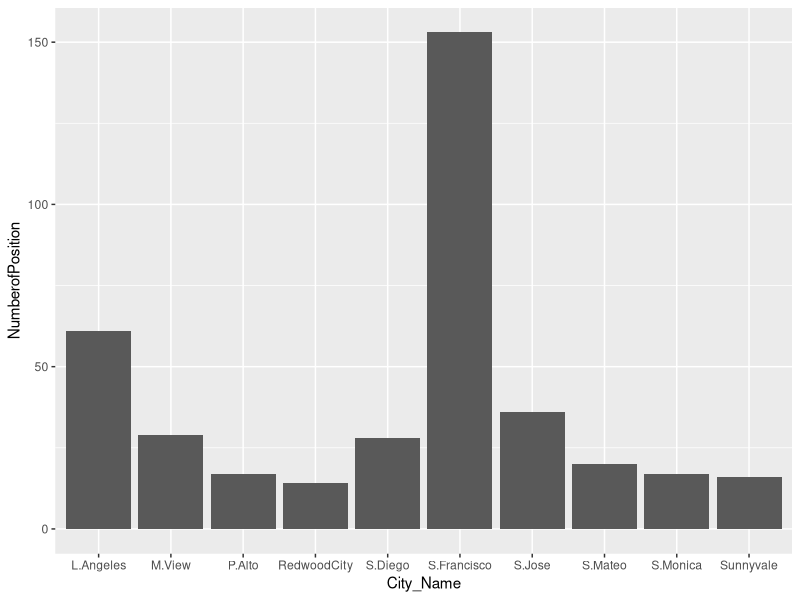
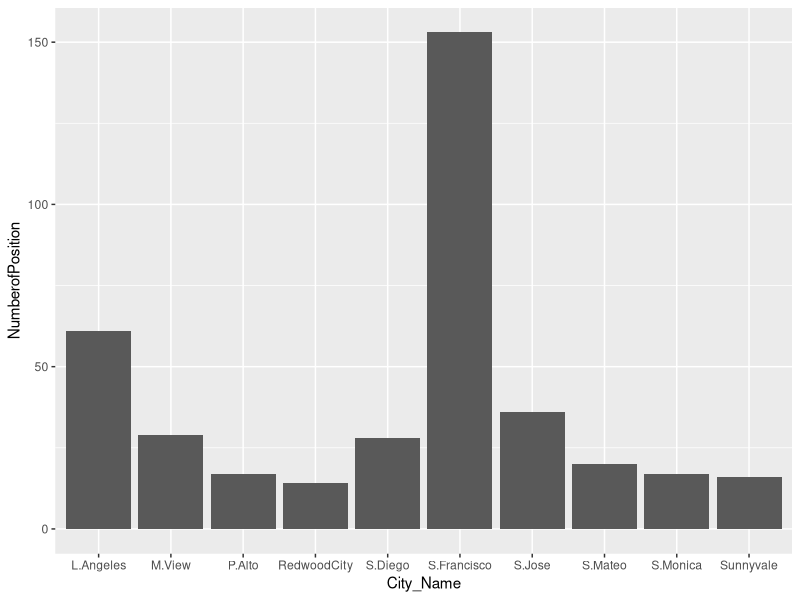
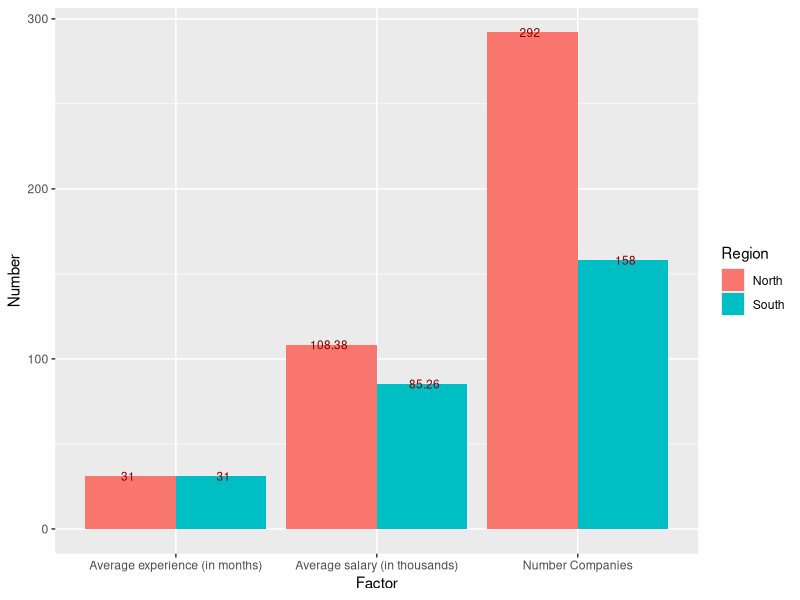
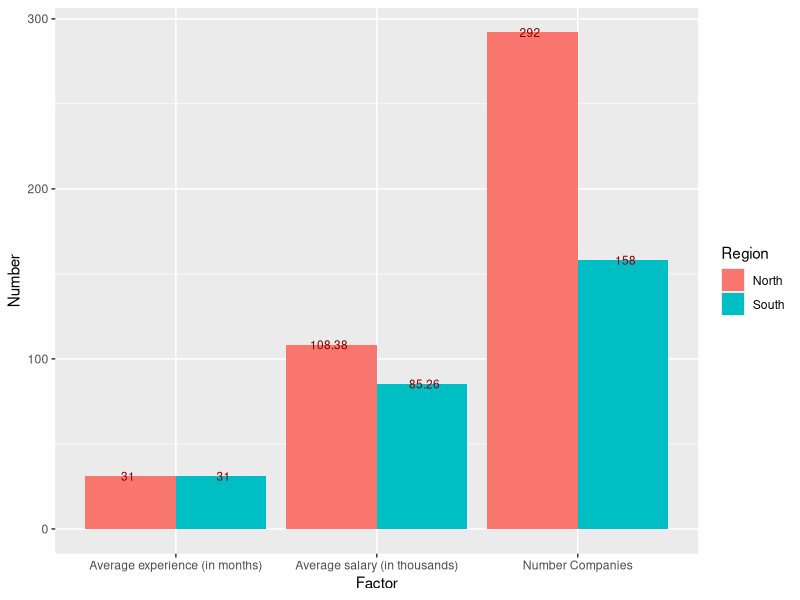
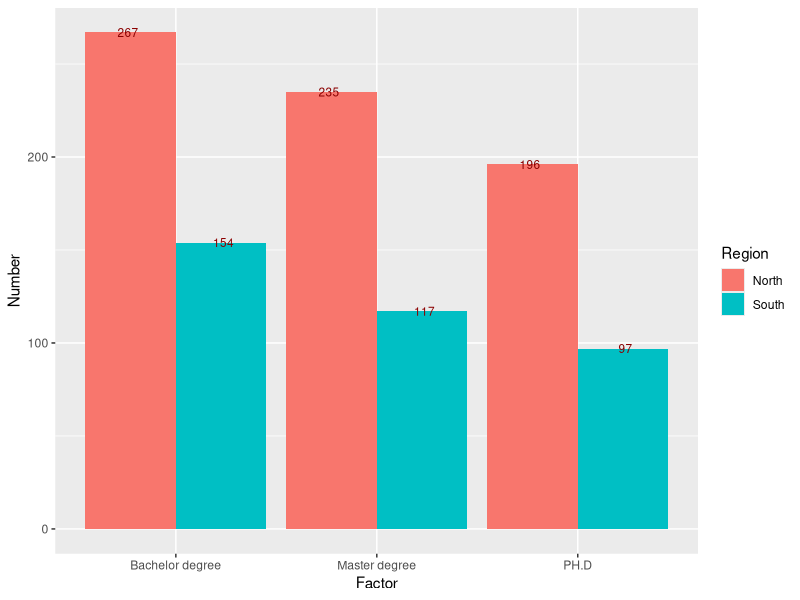
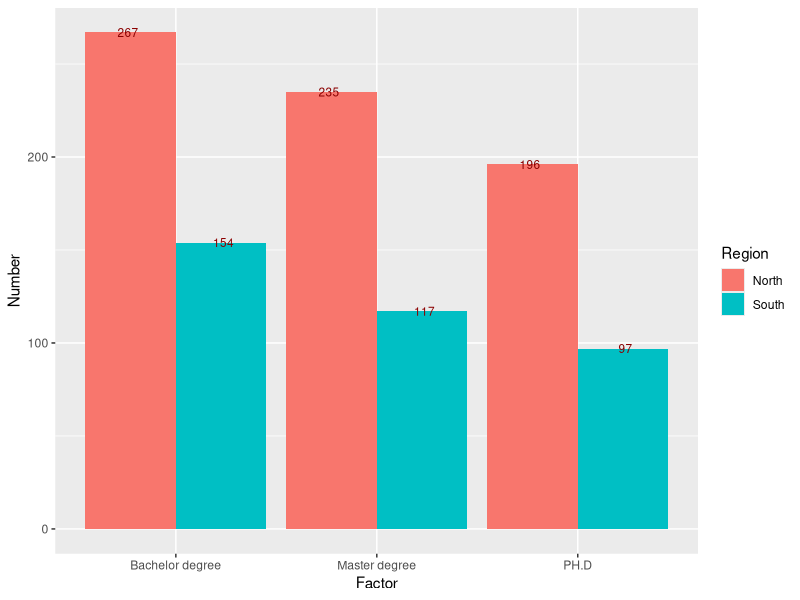
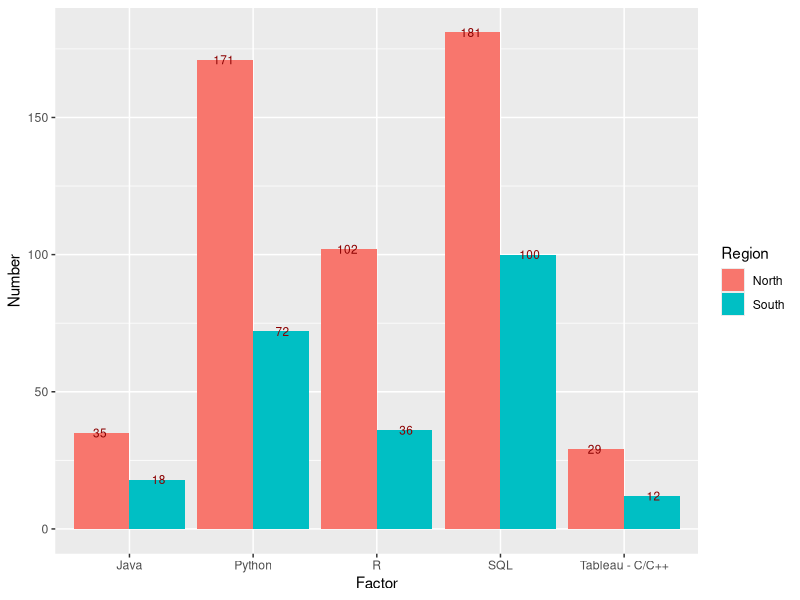
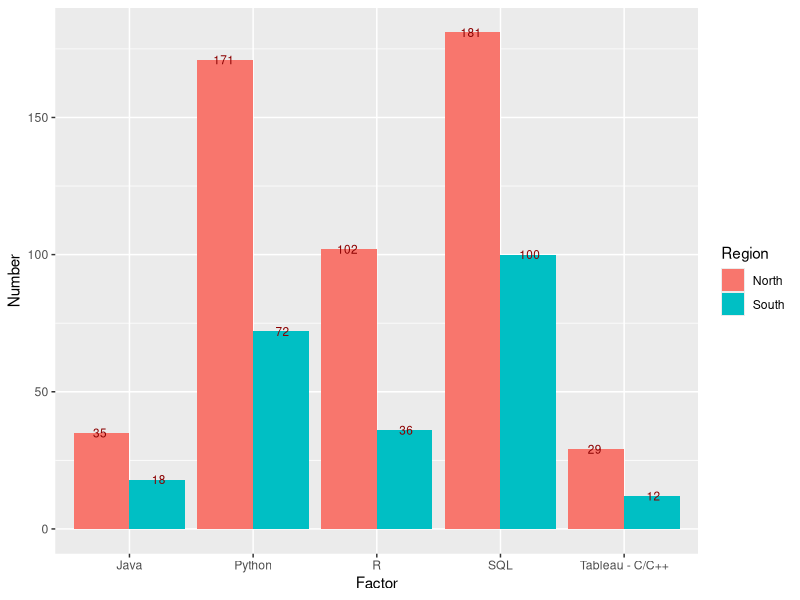

These charts were generated, in order, by the following R code:
## ---- chunk 1
pkg_list = c("ggplot2", "plyr", "stringr")
mia_pkgs = pkg_list[!(pkg_list %in% installed.packages()[,"Package"])]
if(length(mia_pkgs) > 0) install.packages(mia_pkgs)
loaded_pkgs = lapply(pkg_list, require, character.only=TRUE)
## ---- chunk 2
jdata = read.csv("datarelatedjobs.csv")
jdata$X = NULL
names(jdata)
summary(jdata)
str(jdata)
## ---- chunk 3
jdata$Preferred_mj1 = as.character(jdata$Preferred_mj1)
jdata$Preferred_mj2 = as.character(jdata$Preferred_mj2)

for(i in 1:length(jdata$Standing)){
  if(is.na(jdata$Standing[i])){
    jdata$Standing[i] = "All levels"
  }
} 
for(i in 1:length(jdata$Preferred_mj1)){
  if(is.na(jdata$Preferred_mj1[i])){
    jdata$Preferred_mj1[i] = "Data_related"
  }  
  if(is.na(jdata$Preferred_mj2[i])){
      jdata$Preferred_mj2[i] = "Data_related"
  }
} 
count(jdata$Preferred_mj2)[order(count(jdata$Preferred_mj2)$freq, decreasing = T),]
head(jdata,10)
## ---- chunk 4
ct_City = count(jdata$City)
topCity = ct_City[order(ct_City$freq, decreasing = T),]

tCitydf = data.frame(City_Name =  c("S.Francisco" , "L.Angeles" , "S.Jose" , "M.View" , "S.Diego", "S.Mateo" , "P.Alto", "S.Monica", "Sunnyvale" , "RedwoodCity"),
                     NumberofPosition = c(topCity$freq[1:10]))

city_plot = ggplot(data = tCitydf, aes(x = City_Name, y = NumberofPosition)) + 
    geom_bar(stat = "identity", position=position_dodge()) 
jpeg('city_plot.jpg')
plot(city_plot)
city_plot
## ---- chunk 5
North_sub = jdata[which(jdata$Region == "North CA"),]
head(North_sub,5)
South_sub = jdata[which(jdata$Region == "South CA"),]
head(South_sub,5)
## ---- chunk 6
n_companies_north = rep(0, length(count(North_sub$Company)$freq))
n_companies_south = rep(0, length(count(South_sub$Company)$freq))

for(i in 1:length(count(North_sub$Company)$freq)){
  if(count(North_sub$Company)$freq[i] == 1){
    n_companies_north[i] = count(North_sub$Company)$freq[i] 
  } else{
    n_companies_north[i] = 1
  }
}

for(i in 1:length(count(South_sub$Company)$freq)){
  if(count(South_sub$Company)$freq[i] == 1){
    n_companies_south[i] = count(South_sub$Company)$freq[i] 
  } else{
    n_companies_south[i] = 1
  }
}
sum(n_companies_north)
sum(n_companies_south)
## ---- chunk 7
avg_exp_N = round(mean(North_sub$Min_exp)*12,0)
avg_exp_S = round(mean(South_sub$Min_exp)*12,0)
avg_exp_N
avg_exp_S
## ---- chunk 8
#Use NA.omit to omit to take out NA values then use mean function to find average
Omit_yr_salary_N = na.omit(North_sub$Est_min_avg_salary)
Omit_yr_salary_S = na.omit(South_sub$Est_min_avg_salary)
North_Est_min_salary = round(mean(Omit_yr_salary_N)/1000,2)
South_Est_min_salary = round(mean(Omit_yr_salary_S)/1000,2)

North_Est_min_salary
South_Est_min_salary
## ---- chunk 9
firstdf = data.frame(
          Region = rep(c("North", "South"), each = 3),
          Factor = rep(c("Average experience (in months)", "Average salary (in thousands)","Number Companies")),
          Number = c(avg_exp_N, North_Est_min_salary, sum(n_companies_north),
                     avg_exp_S, South_Est_min_salary, sum(n_companies_south)))

plotfirst = ggplot(data = firstdf, aes(x = Factor, y = Number, fill = Region)) + 
    geom_bar(stat = "identity", position=position_dodge()) +  
    geom_text(aes(label = Number), position = position_dodge(0.95), vjust=0.5, color = "darkred", size = 3)

jpeg('plotfirst.jpg')
plot(plotfirst)
plotfirst

## ---- chunk 10
#Nearly same as counting number of companies:
#Create 3 vectors: n_bach, n_master, n_phd to store the values.
#For this one we need to use stringr.
#Ex: All levels -> n_bach = n_bach + 1, n_master = n_master + 1, n_phd = n_phd + 1
#BS/MS ->  n_bach = n_bach + 1, n_master = n_master + 1 (Use  stringr so that we can get only BS or only MS)
Standing_sub = jdata[which(jdata$Standing != "NA"),]
North_sub_st = Standing_sub[which(Standing_sub$Region == "North CA"),]
South_sub_st = Standing_sub[which(Standing_sub$Region == "South CA"),]
## ---- chunk 11
n_bach_S = length(str_subset(South_sub_st$Standing, pattern = "^B")) + count(South_sub_st$Standing)$freq[which(count(South_sub_st$Standing) == "All levels")]  
n_bach_S

n_master_S = length(str_subset(South_sub_st$Standing, pattern = "^MS")) + length(str_subset(South_sub_st$Standing, pattern = "MS$")) + count(South_sub_st$Standing)$freq[which(count(South_sub_st$Standing) == "All levels")] - length(str_subset(South_sub_st$Standing, pattern = "^MS$"))
n_master_S

n_PH.D_S = length(str_subset(South_sub_st$standing, pattern = "^PH.D")) + length(str_subset(South_sub_st$Standing, pattern = "PH.D$")) + count(South_sub_st$Standing)$freq[which(count(South_sub_st$Standing) == "All levels")]
n_PH.D_S
## ---- chunk 12
n_bach_N = length(str_subset(North_sub_st$Standing, pattern = "^B")) + count(North_sub_st$Standing)$freq[which(count(North_sub_st$Standing) == "All levels")]  
n_bach_N

n_master_N = length(str_subset(North_sub_st$Standing, pattern = "^MS")) + length(str_subset(North_sub_st$Standing, pattern = "MS$")) + count(North_sub_st$Standing)$freq[which(count(North_sub_st$Standing) == "All levels")] - length(str_subset(North_sub_st$Standing, pattern = "^MS$"))
n_master_N

n_PH.D_N = length(str_subset(North_sub_st$standing, pattern = "^PH.D")) + length(str_subset(North_sub_st$Standing, pattern = "PH.D$")) + count(North_sub_st$Standing)$freq[which(count(North_sub_st$Standing) == "All levels")]
n_PH.D_N
## ---- chunk 13
secondtdf = data.frame(
          Region = rep(c("North", "South"), each = 3),
          Factor = rep(c("Bachelor degree", "Master degree","PH.D")),
          Number = c(n_bach_N, n_master_N, n_PH.D_N,
                     n_bach_S, n_master_S, n_PH.D_S))

plotsecond = ggplot(data = secondtdf, aes(x = Factor, y = Number, fill = Region)) + 
    geom_bar(stat = "identity", position=position_dodge()) +  
    geom_text(aes(label = Number), position = position_dodge(0.95), vjust=0.5, color = "darkred", size = 3)

jpeg('plotsecond.jpg')
plot(plotsecond)
plotsecond
## ---- chunk 14
count_order = function(col1, col2, order, top){
  ct1 = count(col1)
  ct2 = count(col2)
  if(order == "decreasing"){
    ct1_inc = ct1[order(ct1$freq, decreasing = T),]
    ct2_inc = ct2[order(ct2$freq, decreasing = T),]
    
    cl = length(ct1_inc$freq) - length(ct2_inc$freq)

    if(cl < 0){
      fresult = data.frame(Lang1 = c(as.character(ct1_inc$x), rep(NA,abs(cl))),
                            Freq1 = c(ct1_inc$freq, rep(NA,abs(cl))),
                            Lang2 = as.character(ct2_inc$x),
                            Freq2 = ct2_inc$freq)                  

    } else{
      fresult = data.frame(Lang1 = as.character(ct1_inc$x),
                            Freq1 = ct1_inc$freq,
                            Lang2 = c(as.character(ct2_inc$x), rep(NA,cl)),
                            Freq2 = c(ct2_inc$freq,rep(NA,cl)))         
      }
  }
  else{
    ct1_dec = ct1[order(ct1$freq, decreasing = F),]
    ct2_dec = ct2[order(ct2$freq, decreasing = F),]
    
    cl = length(ct1_dec$freq) - length(ct2_dec$freq)

    if(cl < 0){
      fresult = data.frame(Lang1 = c(as.character(ct1_dec$x), rep(NA,abs(cl))),
                            Freq1 = c(ct1_dec$freq, rep(NA,abs(cl))),
                            Lang2 = as.character(ct2_dec$x),
                            Freq2 = ct2_dec$freq)                  
    } else{
      fresult = data.frame(Lang1 = as.character(ct1_dec$x),
                            Freq1 = ct1_dec$freq,
                            Lang2 = c(as.character(ct2_dec$x), rep(NA,cl)),
                            Freq2 = c(ct2_dec$freq,rep(NA,cl))) 
    }
  }
  for(i in 1:15){
    for(j in 1:15){
      if(fresult$Lang1[i] == fresult$Lang2[j]){
        fresult$Freq1[i] = fresult$Freq1[i] + fresult$Freq2[j]
      }
    }
  }
  if(order == "decreasing"){
    res = fresult[order(fresult$Freq1, decreasing = T),]
  } else {
    res = fresult[order(fresult$Freq1, decreasing = F),]
  }
  return(res[1:top,1:2])
}

## ---- chunk 15
sl = count_order(South_sub_st$Preferred_lang1, South_sub_st$Preferred_lang2,"decreasing", 5)
nl = count_order(North_sub_st$Preferred_lang1, North_sub_st$Preferred_lang2,"decreasing", 5)
sl
nl
thirddf = data.frame(
          Region = rep(c("North", "South"), each = 5),
          Factor = rep(c("SQL", "Python", "R", "Java", "Tableau - C/C++"),2),
          Number = c(nl$Freq1[1], nl$Freq1[2], nl$Freq1[3], nl$Freq1[4], nl$Freq1[5], 
                     sl$Freq1[1], sl$Freq1[2], sl$Freq1[3], sl$Freq1[4], sl$Freq1[5]))

plotthird = ggplot(data = thirddf, aes(x = Factor, y = Number, fill = Region)) + 
    geom_bar(stat = "identity", position=position_dodge()) +  
    geom_text(aes(label = Number), position = position_dodge(0.95), vjust=0.5, color = "darkred", size = 3)

jpeg('plotthird.jpg')
plot(plotthird)
plotthird
## ---- chunk 16
n_cpp_North = length(str_subset(North_sub_st$Preferred_lang1, pattern = "^C\\++$")) +length(str_subset(North_sub_st$Preferred_lang2, pattern = "C\\++$"))

n_cpp_South = length(str_subset(South_sub_st$Preferred_lang1, pattern = "^C\\++$")) +length(str_subset(South_sub_st$Preferred_lang2, pattern = "C\\++$"))

n_java_South = length(str_subset(South_sub_st$Preferred_lang1, pattern = "^Java$")) +length(str_subset(South_sub_st$Preferred_lang2, pattern = "^Java$"))

n_java_North = length(str_subset(North_sub_st$Preferred_lang1, pattern = "^Java$")) +length(str_subset(North_sub_st$Preferred_lang2, pattern = "^Java$"))

n_Python_North = length(str_subset(North_sub_st$Preferred_lang1, pattern = "^Python$"))+length(str_subset(North_sub_st$Preferred_lang2, pattern = "^Python$"))

n_Python_South = length(str_subset(South_sub_st$Preferred_lang1, pattern = "^Python$"))  +length(str_subset(South_sub_st$Preferred_lang2, pattern ="^Python$"))

n_R_North = length(str_subset(North_sub_st$Preferred_lang1, pattern = "^R$")) +length(str_subset(North_sub_st$Preferred_lang2, pattern = "R$"))

n_R_South = length(str_subset(South_sub_st$Preferred_lang1, pattern = "^R$"))  +length(str_subset(South_sub_st$Preferred_lang2, pattern = "R$"))
n_R_South
n_SQL_North = length(str_subset(North_sub_st$Preferred_lang1, pattern = "^SQL$")) +length(str_subset(North_sub_st$Preferred_lang1, pattern = "/SQL$")) +length(str_subset(North_sub_st$Preferred_lang2, pattern = "^SQL$"))

n_SQL_South = length(str_subset(South_sub_st$Preferred_lang1, pattern = "^SQL$"))+ length(str_subset(South_sub_st$Preferred_lang1, pattern = "/SQL$"))+ length(str_subset(South_sub_st$Preferred_lang2, pattern = "^SQL$"))


res = cbind(nl,sl)
handwaydf = data.frame(NLang1 = c("SQL", "Python", "R", "Java", "C/C++"),
                       NFreg1 = c(n_SQL_North, n_Python_North, n_R_North, n_java_North, n_cpp_North),
                       SLang1 = c("SQL", "Python", "R", "Java", "C/C++"),
                       NLang1 = c(n_SQL_South, n_Python_South, n_R_South, n_java_South, n_cpp_South))
res
handwaydf
## ---- chunk 17
smj = count_order(South_sub_st$Preferred_mj1, South_sub_st$Preferred_mj2,"decreasing", 5)
nmj = count_order(North_sub_st$Preferred_mj1, North_sub_st$Preferred_mj2,"decreasing", 5)
smj
nmj
forthdf = data.frame(
          Region = rep(c("North", "South"), each = 5),
          Factor = rep(c("CS", "Tech field - Stats", "Stats - Tech field", "Math", "Engineering"),2), 
          Number = c(nmj$Freq1[1], nmj$Freq1[2], nmj$Freq1[3], nmj$Freq1[4], nmj$Freq1[5], 
                     smj$Freq1[1], smj$Freq1[2], smj$Freq1[3], smj$Freq1[4], smj$Freq1[5]))

plotforth = ggplot(data = forthdf, aes(x = Factor, y = Number, fill = Region)) + 
    geom_bar(stat = "identity", position=position_dodge()) +  
    geom_text(aes(label = Number), position = position_dodge(0.95), vjust=0.5, color = "darkred", size = 3)

jpeg('plotforth.jpg')
plot(plotforth)
plotforth


## ---- chunk 18
top20 = count_order(jdata$Preferred_lang1, jdata$Preferred_lang2,"decreasing", 20)
top20
## ---- chunk 19
for (i in 1:length(jdata$Standing)){
  if(!is.na(str_extract(jdata$Standing[i], pattern = "^B")) || !is.na(str_extract(jdata$Standing[i], pattern = "^A"))){
    jdata$Difficulty[i] = "Easy"
  } else if (!is.na(str_extract(jdata$Standing[i], pattern = "^M"))){
    jdata$Difficulty[i] = "Medium"
  } else if (!is.na(str_extract(jdata$Standing[i], pattern = "^P"))){
    jdata$Difficulty[i] = "Hard"
  }
}
## ---- chunk 20
find_company = function(Difficulty, Exp, Region,Language){
  Argu_y = jdata$Company[which(jdata$Difficulty == Difficulty)]
  Argu_x = jdata$Company[which(jdata$Min_exp <= Exp)]
  Argu_z = jdata$Company[which(jdata$Region == Region)]
  Argu_u1 = jdata$Company[which(jdata$Preferred_lang1 == Language)]
  Argu_u2 = jdata$Company[which(jdata$Preferred_lang2 == Language)]
  
  return(union(intersect(intersect(Argu_x,Argu_y),intersect(Argu_z,Argu_u1)),intersect(intersect(Argu_x,Argu_y),intersect(Argu_z,Argu_u2))))

}

find_company("Medium", 5, "South CA","R")
## ---- chunk 21
n_find_company = function(Difficulty, Exp, Region,Language){
a = jdata$Company[which(jdata$Difficulty == Difficulty),]
b = jdata$Company[which(jdata$Min_exp <= Exp),]
c = jdata$Company[which(jdata$Region == Region),]
d1 = jdata$Company[which(jdata$Preferred_lang1 == Language),]
d2 = jdata$Company[which(jdata$Preferred_lang2 == Language),]

pre_r1 = a[which(a$Min_exp <= Exp)]
nex_r1 = pre_r1[which(pre_r1$Region == Region)]
r1     = nex_r1[which(nex_r1$Preferred_lang1 == Language)]

pre_r2 = a[which(a$Min_exp <= Exp)]
nex_r2 = pre_r2[which(pre_r2$Region == Region)]
r2     = nex_r2[which(nex_r2$Preferred_lang2 == Language)]

rbind(r1,r2)
}
find_company("Medium", 5, "South CA","R")
## ---- chunk 22
major = count(jdata$Position)
count(North_sub_st$Position)

n_eng_north = length(str_subset(North_sub_st$Position, pattern = "^Data Engineer"))+length(str_subset(North_sub_st$Position, pattern = "Data Engineer$")) - length(str_subset(North_sub_st$Position, pattern = "^Data Engineer$"))

n_eng_north

n_eng_south = length(str_subset(South_sub_st$Position, pattern = "^Data Engineer"))+length(str_subset(South_sub_st$Position, pattern = "Data Engineer$")) - length(str_subset(South_sub_st$Position, pattern = "^Data Engineer$"))

n_eng_south

n_sci_north =  length(str_subset(North_sub_st$Position, pattern = "^Data Scientist"))+length(str_subset(North_sub_st$Position, pattern = "Data Scientist$")) - length(str_subset(North_sub_st$Position, pattern = "^Data Scientist$"))

n_sci_north

n_sci_south = length(str_subset(South_sub_st$Position, pattern = "^Data Scientist"))+length(str_subset(South_sub_st$Position, pattern = "Data Scientist$")) - length(str_subset(South_sub_st$Position, pattern = "^Data Scientist$"))

n_sci_south
## ---- chunk 23
P_data_fr = data.frame(Region = c("North","South","North","South"),
  Number = c(n_eng_north,n_eng_south,n_sci_north,n_sci_south),
  Factor = rep(c("Data Engineer","Data Scientist"),each = 2)
)

Plot_1 = ggplot(data = P_data_fr, aes(x = Factor, y = Number, fill = Region)) + 
    geom_bar(stat = "identity", position=position_dodge()) +  
    geom_text(aes(label = Number), position = position_dodge(0.95), vjust=0.5, color = "darkred", size = 3)

#jpeg('plotsecond.jpg')
#plot(plotsecond)
Plot_1
## ---- chunk 24
for(i in 1:length(jdata$Min_exp)){
  if(jdata$Min_exp[i] == 1 & !is.na(jdata$Est_min_avg_salary[i])){
    if(jdata$Est_min_avg_salary[i] >= 150000){
      jdata$Min_exp[i] = 4
    }
    else if(jdata$Est_min_avg_salary[i] >= 130000 &
            jdata$Est_min_avg_salary[i] <  150000){
      jdata$Min_exp[i] = 3
    }
    else if (jdata$Est_min_avg_salary[i] >= 100000 &
             jdata$Est_min_avg_salary[i] <  130000){
      jdata$Min_exp[i] = 2
    }
    else{jdata$Min_exp[i] = 1}
  } 
}
## ---- chunk 25
set.seed(2018)
result = jdata$Est_min_avg_salary[which.min(jdata$Est_min_avg_salary)]
for (i in 1:length(jdata$City))
if(count(jdata$City)$freq[which(count(jdata$City)$x == (jdata$City[i]))] > mean(count(jdata$City)$freq)){ 
  jdata$Jobs_density[i] = "High"
  jdata$City_Bonus[i] = round(rnorm(1, mean = result * 1.5, sd = 1500),1) 
} else {
  jdata$Jobs_density[i] = "Low"
  jdata$City_Bonus[i] = round(rnorm(1, mean = result * 1.45, sd = 1500),1) 
}
## ---- chunk 26
set.seed(2018)
for (i in 1:length(jdata$Position)){
  if(str_detect(jdata$Position[i], pattern = "Engineer")){
    jdata$Posi_Bonus[i] = round(rnorm(1, mean = 25000, sd = 1000),1)
  }  else if (str_detect(jdata$Position[i], pattern = "Scientist")){
    jdata$Posi_Bonus[i] = round(rnorm(1, mean = 22000, sd = 1000),1)
  }  else if (str_detect(jdata$Position[i], pattern = "Analyst")){
    jdata$Posi_Bonus[i] = round(rnorm(1, mean = 15000, sd = 1000),1)
  } else {
    jdata$Posi_Bonus[i] = round(rnorm(1, mean = 10000, sd = 1000),1)
  }
}

## ---- chunk 27
calc_salary = na.omit(jdata$Est_min_avg_salary)
avg_salary = mean(calc_salary[which(calc_salary >= 100000)])
salaryvsyear = lm(Est_min_avg_salary ~ Min_exp, data = jdata)
summary(salaryvsyear)
#Since the p-value for this model is very small it looks like the Min_exp is significant.
exp_multiplier = summary(salaryvsyear)$coef[2,1]
## ---- chunk 28
set.seed(2018)
for (i in 1:length(jdata$Min_exp)){
  if(is.na(jdata$Est_min_avg_salary[i])){
    jdata$Exp_Bonus[i] = round(exp_multiplier * jdata$Min_exp[i] / mean(jdata$Min_exp) ,1) 
  }  else if(!is.na(jdata$Est_min_avg_salary[i]) & jdata$Est_min_avg_salary[i] >= 100000){
    jdata$Exp_Bonus[i] = round(exp_multiplier * jdata$Min_exp[i] ,1) 
  }  else {
    jdata$Exp_Bonus[i] = round(exp_multiplier * jdata$Min_exp[i] /2 ,1) 
  }
}
head(jdata,50)

## ---- chunk 29
par(mfrow = c(1,3))
model1 = lm(Est_min_avg_salary ~ City_Bonus, data = jdata)
plot(jdata$Est_min_avg_salary ~ jdata$City_Bonus, main = "Salary vs City Bonus", xlab = "City Bonus", ylab = "Salary")
abline(model1)

model2 = lm(Est_min_avg_salary ~ Posi_Bonus, data = jdata)
plot(jdata$Est_min_avg_salary ~ jdata$Posi_Bonus, main = "Salary vs Position Bonus", xlab = "Position Bonus", ylab = "Salary")
abline(model2)

model3 = lm(Est_min_avg_salary ~ Exp_Bonus, data = jdata)
plot(jdata$Est_min_avg_salary ~ jdata$Exp_Bonus, main = "Salary vs Experience Bonus", xlab = "Experience Bonus", ylab = "Salary")
abline(model3)
## ---- chunk 30
fit_model = lm(Est_min_avg_salary ~ Exp_Bonus + City_Bonus + Posi_Bonus, data = jdata)
summary(fit_model)
## ---- chunk 31
full_model = lm(Est_min_avg_salary ~ Min_exp + Exp_Bonus + City_Bonus + Posi_Bonus, data = jdata)
sele_model = step(full_model, direction = "backward", trace = 0)
sele_model

## ---- chunk 32
for(i in 1:length(jdata$Est_min_avg_salary)){
  jdata$New_min_avg_salary[i] = jdata$City_Bonus[i] + jdata$Posi_Bonus[i] + jdata$Exp_Bonus[i]
}

## ---- chunk 33
model_compare = lm(Est_min_avg_salary ~ New_min_avg_salary, data = jdata)
plot(jdata$Est_min_avg_salary, jdata$New_min_avg_salary)
abline(model_compare)
## ---- chunk 34
for(i in 1:length(jdata$Region)){
  if(jdata$Region[i] == "North CA"){
    jdata$Region_Logic[i] = 1
  } else { 
    jdata$Region_Logic[i] = 0
  }
}
head(jdata,50)

## ---- chunk 35
fit_glm = glm(Region_Logic ~ Est_min_avg_salary, data = jdata, family = binomial)
fit_lm  =  lm(Region_Logic ~ Est_min_avg_salary, data = jdata)

qplot(jdata$Est_min_avg_salary, jdata$Region_Logic) + stat_smooth()
## ---- chunk 36
reg_interaction = glm(Region_Logic ~ Est_min_avg_salary + City_Bonus + Posi_Bonus + Exp_Bonus + Est_min_avg_salary:City_Bonus, family = binomial, data = jdata)
summary(reg_interaction) 
